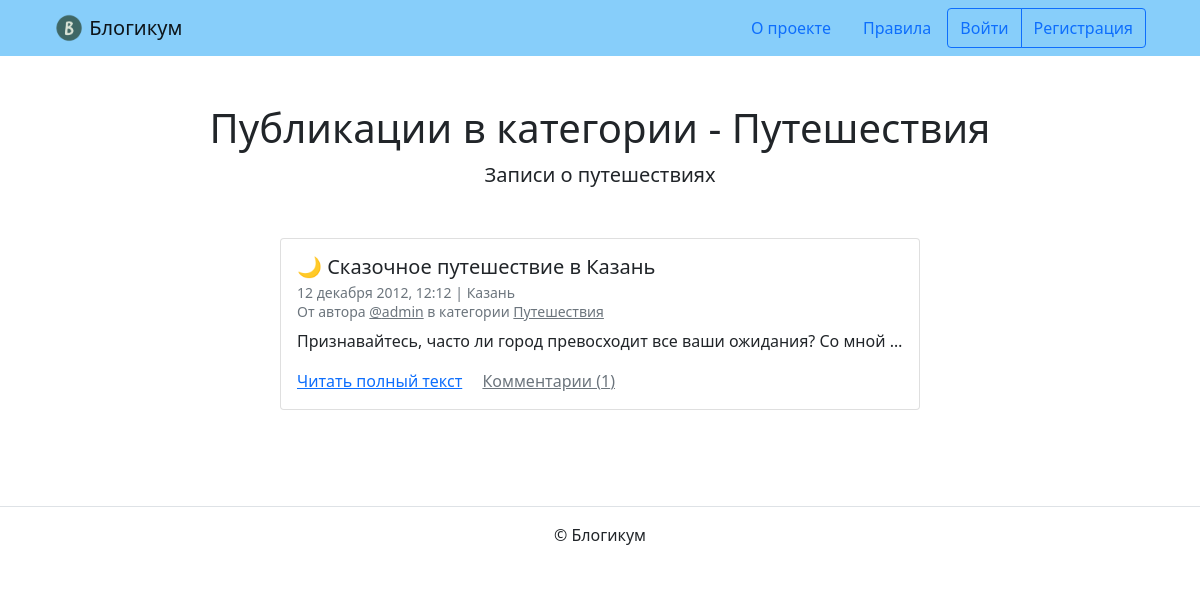
/category/travel/, run on the app's committed database.
### blog/models.py (models this page shows, shortened)
class Category(models.Model):
    title = models.CharField(
        max_length=256,
        verbose_name='Заголовок'
    )
    description = models.TextField(verbose_name='Описание')
    slug = models.SlugField(
        unique=True,
        verbose_name='Идентификатор',
        help_text='Идентификатор страницы для URL; '
                  'разрешены символы латиницы, цифры, дефис и подчёркивание.'
    )
    is_published = models.BooleanField(
        default=True,
        verbose_name='Опубликовано',
        help_text='Снимите галочку, чтобы скрыть публикацию.'
    )
    created_at = models.DateTimeField(
        auto_now_add=True,
        verbose_name='Добавлено'
    )
    class Meta:
        verbose_name = 'Категория'
        verbose_name_plural = 'Категории'

class Post(models.Model):
    title = models.CharField(
        max_length=256,
        verbose_name='Заголовок'
    )
    text = models.TextField(verbose_name='Текст')
    pub_date = models.DateTimeField(
        verbose_name='Дата и время публикации',
        help_text='Если установить дату и время в будущем — '
                  'можно делать отложенные публикации.'
    )
    author = models.ForeignKey(
        User,
        on_delete=models.CASCADE,
        verbose_name='Автор публикации',
        related_name='posts'
    )
    location = models.ForeignKey(
        Location,
        on_delete=models.SET_NULL,
        null=True,
        blank=True,
        verbose_name='Местоположение'
    )
    category = models.ForeignKey(
        Category,
        on_delete=models.SET_NULL,
        null=True,
        verbose_name='Категория',
        related_name='posts'
    )
    is_published = models.BooleanField(
        default=True,
        verbose_name='Опубликовано',
        help_text='Снимите галочку, чтобы скрыть публикацию.'
    )
    created_at = models.DateTimeField(
        auto_now_add=True,
        verbose_name='Добавлено'
    )
    image = models.ImageField(
        'Изображение',
        upload_to='posts_images/',
        blank=True,
        null=True
    )
    objects = models.Manager()
    published = PublishedManager()
    class Meta:
        verbose_name = 'публикация'
        verbose_name_plural = 'Публикации'
        ordering = ['-pub_date']

class Location(models.Model):
    name = models.CharField(
        max_length=256,
        verbose_name='Название места'
    )
    is_published = models.BooleanField(
        default=True,
        verbose_name='Опубликовано',
        help_text='Снимите галочку, чтобы скрыть публикацию.'
    )
    created_at = models.DateTimeField(
        auto_now_add=True,
        verbose_name='Добавлено'
    )
    class Meta:
        verbose_name = 'местоположение'
        verbose_name_plural = 'Местоположения'

### blog/views.py (the view)
def category_posts(request, category_slug):
    category = get_object_or_404(
        Category,
        slug=category_slug,
        is_published=True
    )
    posts = get_published_posts_with_comments(
        queryset=category.posts.all()
    )
    page_obj = paginate_posts(request, posts)
    return render(request, 'blog/category.html', {
        'category': category,
        'page_obj': page_obj
    })

### blog/utils.py (called while the page is built)
def get_published_posts_with_comments(queryset=None, include_unpublished_for_author=None):
    if queryset is None:
        queryset = Post.objects.all()
    if include_unpublished_for_author:
        queryset = queryset.filter(author=include_unpublished_for_author)
    else:
        queryset = queryset.filter(
            is_published=True,
            pub_date__lte=timezone.now(),
            category__is_published=True
        )
    queryset = queryset.annotate(
        comment_count=Count('comments')
    )
    ordering = Post._meta.ordering
    if ordering:
        queryset = queryset.order_by(*ordering)
    return queryset

def paginate_posts(request, posts_queryset, posts_per_page=10):
    paginator = Paginator(posts_queryset, posts_per_page)
    page_number = request.GET.get('page')
    return paginator.get_page(page_number)

### templates/blog/category.html (shortened to what this page needs)
{% extends "base.html" %}
{% block content %}
  <h1 class="text-center">Публикации в категории - {{ category.title }}</h1>
  <p class="col-6 offset-3 mb-5 lead text-center">{{ category.description }}</p>
  {% for post in page_obj %}
    <article class="mb-5">
      {% include "includes/post_card.html" %}
    </article>
  {% endfor %}
{% endblock %}

### templates/includes/post_card.html (shortened to what this page needs)
<div class="col d-flex justify-content-center">
  <div class="card" style="width: 40rem;">
    <div class="card-body">
      <h5 class="card-title">{{ post.title }}</h5>
      <h6 class="card-subtitle mb-2 text-muted">
        <small>
          {{ post.pub_date|date:"d E Y, H:i" }} | {% if post.location and post.location.is_published %}{{ post.location.name }}{% else %}Планета Земля{% endif %}<br>
          От автора <a class="text-muted" href="{% url 'pages:profile' post.author.username %}">@{{ post.author.username }}</a> в
          категории {% include "includes/category_link.html" %}
        </small>
      </h6>
      <p class="card-text">{{ post.text|truncatewords:10 }}</p>
      <a href="{% url 'blog:post_detail' post.id %}" class="card-link">Читать полный текст</a>
      <a href="{% url 'blog:post_detail' post.id %}" class="card-link text-muted">
        Комментарии ({{ post.comment_count }})
      </a>
    </div>
  </div>
</div>

### templates/includes/category_link.html
<a class="text-muted" href="{% url 'blog:category_posts' post.category.slug %}">
  {{ post.category.title }}
</a>

### data on the page
Category: title "Путешествия", description "Записи о путешествиях"
Post: title "🌙 Сказочное путешествие в Казань", pub_date "12 декабря 2012, 12:12", location.name "Казань", author.username "admin", category "Путешествия", text "Признавайтесь, часто ли город превосходит все ваши ожидания? Со мной …", comment_count "1"
